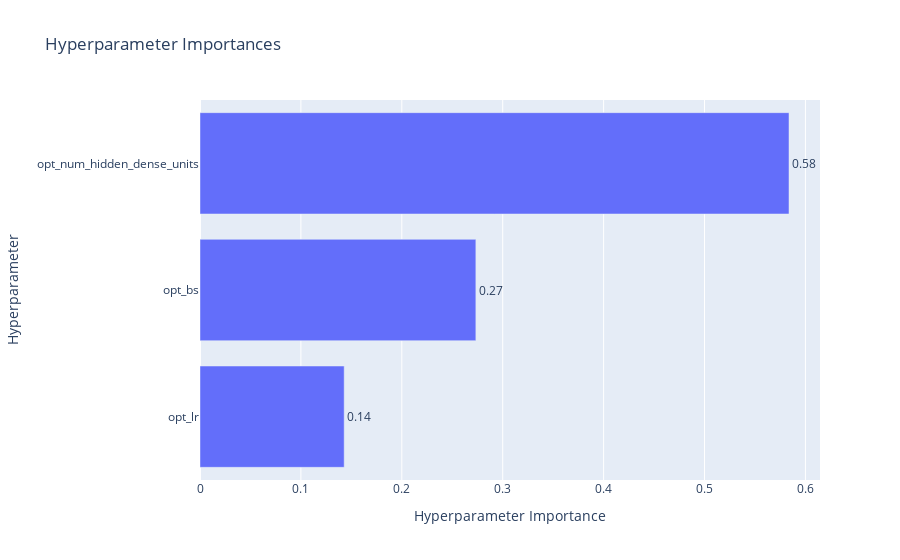

Source (notebook cell):
### Code cell
from optuna.visualization import plot_param_importances
plot_param_importances(study)

### Figure 1 — Plotly figure (JSON) as saved in the notebook; plotly's stock layout.template omitted (floating-point values rounded to 4 significant figures)
{"data": [{"cliponaxis": false, "hovertemplate": ["opt_lr (FloatDistribution): 0.14288755330086902<extra></extra>", "opt_bs (IntDistribution): 0.2733913704917298<extra></extra>", "opt_num_hidden_dense_units (IntDistribution): 0.5837210762074013<extra></extra>"], "name": "Objective Value", "orientation": "h", "text": ["0.14", "0.27", "0.58"], "textposition": "outside", "type": "bar", "x": [0.1429, 0.2734, 0.5837], "y": ["opt_lr", "opt_bs", "opt_num_hidden_dense_units"]}], "layout": {"title": {"text": "Hyperparameter Importances"}, "xaxis": {"title": {"text": "Hyperparameter Importance"}}, "yaxis": {"title": {"text": "Hyperparameter"}}}}
